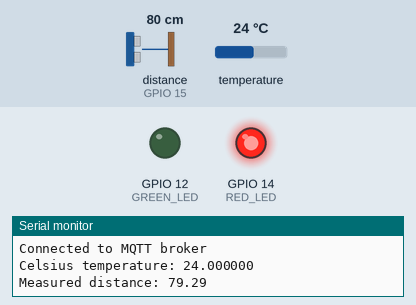
Recording of a sketch running on a simulated ESP8266 (NodeMCU). Shown: output pins drawn as LEDs (lit = HIGH), the last lines printed to the serial monitor. Wiring (inferred from the names in the program): ultrasonic range finder: trigger GPIO 13; echo GPIO 15. Inputs (shaded band) come from the test bench; at power-on: distance to the obstacle (sensor on GPIO 15) 80 cm, temperature 24 °C. The echo pulse lasts 58.3 µs per cm; WiFi joins after 1.5 s; servers stay silent unless stated; no MQTT or app messages arrive unless stated; pins used as bus, display or sensor lines are not drawn.

Above: at 2.7 s.
2.8 s: distance to the obstacle (sensor on GPIO 15) set to 97 cm
4.4 s: distance to the obstacle (sensor on GPIO 15) set to 103 cm
At 5.2 s:
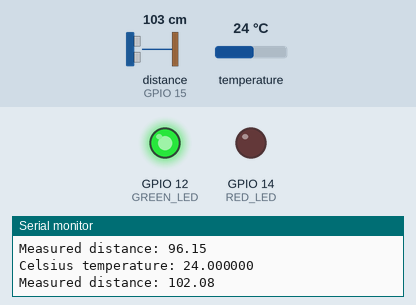
6.3 s: distance to the obstacle (sensor on GPIO 15) set to 2 cm
At 7.3 s:
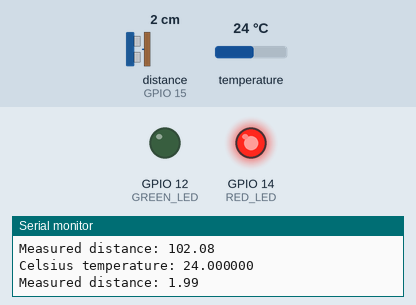
8.0 s: distance to the obstacle (sensor on GPIO 15) set to 120 cm
At 9.5 s:
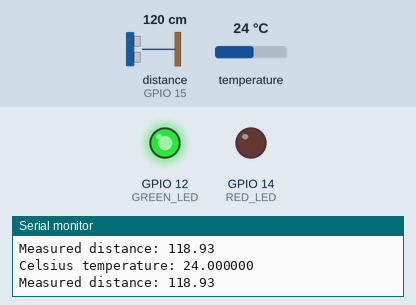
Timing chart, 0 to 10.7 s (numbered marks = the images above; inputs shaded):
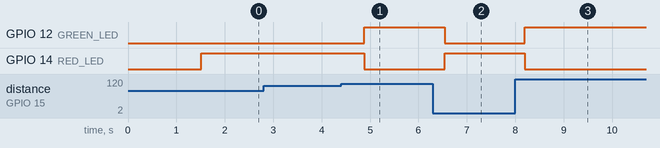

Measured:
- the behaviour switches between 100 and 101 cm on distance to the obstacle (sensor on GPIO 15) (found by bisection; images 0 and 1)
- after the input at 4.4 s, GPIO 12 (GREEN_LED): LOW → HIGH after 0.48 s; GPIO 14 (RED_LED): HIGH → LOW after 0.48 s
- after the input at 6.3 s, GPIO 12 (GREEN_LED): HIGH → LOW after 0.24 s; GPIO 14 (RED_LED): LOW → HIGH after 0.24 s
- after the input at 8.0 s, GPIO 12 (GREEN_LED): LOW → HIGH after 0.20 s; GPIO 14 (RED_LED): HIGH → LOW after 0.20 s

The sketch:

step-4.ino
```cpp
#include <OneWire.h>
#include <DallasTemperature.h>
#include <ESP8266WiFi.h>
#include <PubSubClient.h>


int GREEN_LED = 12;
int RED_LED = 14;
int TRIG_PIN = 13;
int ECHO_PIN = 15;
int ANALOG_TEMP_PIN = 0;

int MAX_DISTANCE = 100;
bool isSpotBusy = false;
int TEMP_BUS=5;

const char* ssid     = "2GHZ4_JLT";
const char* password = "abi23nafk8fis73czrp8";

const char* host = "srv2.juleslaurent.fr";
const uint16_t port = 1883;
const char* client_id = "PROF";


// Setup a oneWire instance to communicate with any OneWire devices
OneWire oneWire(TEMP_BUS);

// Pass our oneWire reference to Dallas Temperature sensor
DallasTemperature sensors(&oneWire);

WiFiClient espClient;
PubSubClient client(espClient);

void setup() {
    Serial.begin(115200);
    Serial.println("Hello, ESP32!");
    pinMode(GREEN_LED, OUTPUT);
    pinMode(RED_LED, OUTPUT);

    pinMode(TRIG_PIN, OUTPUT);
    pinMode(ECHO_PIN, INPUT);
    initWifi();

    client.setServer(host, port);
}

void initWifi() {
    Serial.print("[WIFI] Connecting to ");
    Serial.println(ssid);

    /* Explicitly set the ESP8266 to be a WiFi-client, otherwise, it by default,
       would try to act as both a client and an access-point and could cause
       network-issues with your other WiFi-devices on your WiFi-network. */
    WiFi.mode(WIFI_STA);
    WiFi.begin(ssid, password);

    while (WiFi.status() != WL_CONNECTED) {
      delay(500);
      Serial.print(".");
    }

    Serial.println("");
    Serial.println("WiFi connected");
    Serial.println("IP address: ");
    Serial.println(WiFi.localIP());
}

float readDistanceCM() {
    digitalWrite(TRIG_PIN, LOW);
    delayMicroseconds(2);
    digitalWrite(TRIG_PIN, HIGH);
    delayMicroseconds(10);
    digitalWrite(TRIG_PIN, LOW);
    int duration = pulseIn(ECHO_PIN, HIGH);
    return duration * 0.034 / 2;
}


void switchLed(bool busy) {
  if(busy) {
      digitalWrite(RED_LED, HIGH);
      digitalWrite(GREEN_LED, LOW);
  } else {
      digitalWrite(GREEN_LED, HIGH);
      digitalWrite(RED_LED, LOW);
  }
}

void sendMessage(char const* measurement,char const* fieldName,char const* fieldValue) {
  if(!client.connected()) {
    if(client.connect(client_id)) {
      Serial.println("Connected to MQTT broker");
    } else {
      Serial.println("Failed to connect to MQTT broker");
    }
  }

  char message[100];
  sprintf(message, "%s,spot=1 %s=%s",measurement, fieldName, fieldValue);


  client.publish("parking", message);
}

void loop() {
    // SPOT OCCUPATION
    float distance = readDistanceCM();
    Serial.print("Measured distance: ");
    Serial.println(distance);

    bool newStatus = distance < MAX_DISTANCE;
    if(newStatus != isSpotBusy) {
        switchLed(newStatus);
        sendMessage("status","status", newStatus ? "1" : "0");
        isSpotBusy = newStatus;
    }

    // SPOT TEMPERATURE
    sensors.requestTemperatures();
    char tempString[4];
    sprintf(tempString,"%f",sensors.getTempCByIndex(0));
    Serial.print("Celsius temperature: ");
    Serial.println(tempString);

    sendMessage("temperature","temperature", tempString);
    delay(60);

}
```
